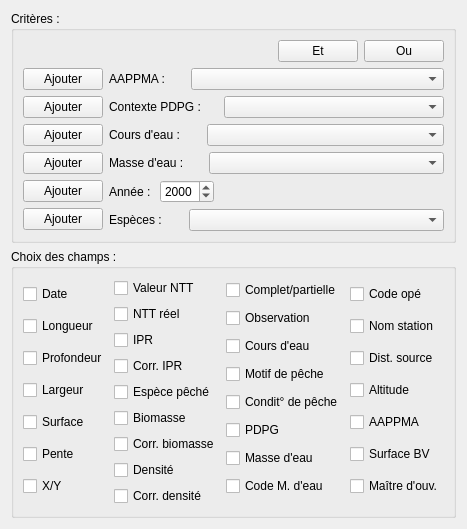
              <widget class="QWidget" name="scrollAreaWidgetContents_2">
               <property name="geometry">
                <rect>
                 <x>0</x>
                 <y>0</y>
                 <width>425</width>
                 <height>496</height>
                </rect>
               </property>
               <layout class="QVBoxLayout" name="verticalLayout_28">
                <item>
                 <widget class="QGroupBox" name="groupBox_5">
                  <property name="sizePolicy">
                   <sizepolicy hsizetype="Preferred" vsizetype="Expanding">
                    <horstretch>0</horstretch>
                    <verstretch>0</verstretch>
                   </sizepolicy>
                  </property>
                  <property name="title">
                   <string>Critères : </string>
                  </property>
                  <layout class="QVBoxLayout" name="verticalLayout_12">
                   <item>
                    <layout class="QHBoxLayout" name="horizontalLayout_14">
                     <item>
                      <spacer name="horizontalSpacer_10">
                       <property name="orientation">
                        <enum>Qt::Horizontal</enum>
                       </property>
                       <property name="sizeHint" stdset="0">
                        <size>
                         <width>40</width>
                         <height>20</height>
                        </size>
                       </property>
                      </spacer>
                     </item>
                     <item>
                      <widget class="QPushButton" name="btnPecheEt">
                       <property name="text">
                        <string>Et</string>
                       </property>
                      </widget>
                     </item>
                     <item>
                      <widget class="QPushButton" name="btnPecheOu">
                       <property name="text">
                        <string>Ou</string>
                       </property>
                      </widget>
                     </item>
                    </layout>
                   </item>
                   <item>
                    <layout class="QHBoxLayout" name="horizontalLayout_16">
                     <item>
                      <layout class="QVBoxLayout" name="verticalLayout_13">
                       <item>
                        <widget class="QPushButton" name="btnPecheAappma">
                         <property name="text">
                          <string>Ajouter</string>
                         </property>
                        </widget>
                       </item>
                       <item>
                        <widget class="QPushButton" name="btnPechePdpg">
                         <property name="text">
                          <string>Ajouter</string>
                         </property>
                        </widget>
                       </item>
                       <item>
                        <widget class="QPushButton" name="btnPecheCeau">
                         <property name="text">
                          <string>Ajouter</string>
                         </property>
                        </widget>
                       </item>
                       <item>
                        <widget class="QPushButton" name="btnPecheMeau">
                         <property name="text">
                          <string>Ajouter</string>
                         </property>
                        </widget>
                       </item>
                       <item>
                        <widget class="QPushButton" name="btnPecheAnnee">
                         <property name="text">
                          <string>Ajouter</string>
                         </property>
                        </widget>
                       </item>
                       <item>
                        <widget class="QPushButton" name="btnPecheEspece">
                         <property name="text">
                          <string>Ajouter</string>
                         </property>
                        </widget>
                       </item>
                      </layout>
                     </item>
                     <item>
                      <layout class="QVBoxLayout" name="verticalLayout_14">
                       <item>
                        <layout class="QHBoxLayout" name="horizontalLayout_21">
                         <item>
                          <widget class="QLabel" name="label_8">
                           <property name="text">
                            <string>AAPPMA : </string>
                           </property>
                          </widget>
                         </item>
                         <item>
                          <widget class="QComboBox" name="cmbPecheAappma">
                           <property name="sizePolicy">
                            <sizepolicy hsizetype="Expanding" vsizetype="Fixed">
                             <horstretch>0</horstretch>
                             <verstretch>0</verstretch>
                            </sizepolicy>
                           </property>
                           <property name="maximumSize">
                            <size>
                             <width>253</width>
                             <height>16777215</height>
                            </size>
                           </property>
                          </widget>
                         </item>
                        </layout>
                       </item>
                       <item>
                        <layout class="QHBoxLayout" name="horizontalLayout_18">
                         <item>
                          <widget class="QLabel" name="label_17">
                           <property name="text">
                            <string>Contexte PDPG : </string>
                           </property>
                          </widget>
                         </item>
                         <item>
                          <widget class="QComboBox" name="cmbPechePdpg">
                           <property name="sizePolicy">
                            <sizepolicy hsizetype="Expanding" vsizetype="Fixed">
                             <horstretch>0</horstretch>
                             <verstretch>0</verstretch>
                            </sizepolicy>
                           </property>
                           <property name="maximumSize">
                            <size>
                             <width>220</width>
                             <height>16777215</height>
                            </size>
                           </property>
                          </widget>
                         </item>
                        </layout>
                       </item>
                       <item>
                        <layout class="QHBoxLayout" name="horizontalLayout_23">
                         <item>
                          <widget class="QLabel" name="label_13">
                           <property name="text">
                            <string>Cours d'eau : </string>
                           </property>
                          </widget>
                         </item>
                         <item>
                          <widget class="QComboBox" name="cmbPecheCeau">
                           <property name="sizePolicy">
                            <sizepolicy hsizetype="Expanding" vsizetype="Fixed">
                             <horstretch>0</horstretch>
                             <verstretch>0</verstretch>
                            </sizepolicy>
                           </property>
                           <property name="maximumSize">
                            <size>
                             <width>237</width>
                             <height>16777215</height>
                            </size>
                           </property>
                          </widget>
                         </item>
                        </layout>
                       </item>
                       <item>
                        <layout class="QHBoxLayout" name="horizontalLayout_24">
                         <item>
                          <widget class="QLabel" name="label_14">
                           <property name="text">
                            <string>Masse d'eau : </string>
                           </property>
                          </widget>
                         </item>
                         <item>
                          <widget class="QComboBox" name="cmbPecheMeau">
                           <property name="sizePolicy">
                            <sizepolicy hsizetype="Expanding" vsizetype="Fixed">
                             <horstretch>0</horstretch>
                             <verstretch>0</verstretch>
                            </sizepolicy>
                           </property>
                           <property name="maximumSize">
                            <size>
                             <width>235</width>
                             <height>16777215</height>
                            </size>
                           </property>
                          </widget>
                         </item>
                        </layout>
                       </item>
                       <item>
                        <layout class="QHBoxLayout" name="horizontalLayout_25">
                         <item>
                          <widget class="QLabel" name="label_15">
                           <property name="text">
                            <string>Année : </string>
                           </property>
                          </widget>
                         </item>
                         <item>
                          <widget class="QDateEdit" name="datePecheAnnee">
                           <property name="displayFormat">
                            <string>yyyy</string>
                           </property>
                          </widget>
                         </item>
                         <item>
                          <spacer name="horizontalSpacer_20">
                           <property name="orientation">
                            <enum>Qt::Horizontal</enum>
                           </property>
                           <property name="sizeHint" stdset="0">
                            <size>
                             <width>40</width>
                             <height>20</height>
                            </size>
                           </property>
                          </spacer>
                         </item>
                        </layout>
                       </item>
                       <item>
                        <layout class="QHBoxLayout" name="horizontalLayout_26">
                         <item>
                          <widget class="QLabel" name="label_16">
                           <property name="text">
                            <string>Espèces : </string>
                           </property>
                          </widget>
                         </item>
                         <item>
                          <widget class="QComboBox" name="cmbPecheEspece">
                           <property name="sizePolicy">
                            <sizepolicy hsizetype="Expanding" vsizetype="Fixed">
                             <horstretch>0</horstretch>
                             <verstretch>0</verstretch>
                            </sizepolicy>
                           </property>
                           <property name="maximumSize">
                            <size>
                             <width>255</width>
                             <height>16777215</height>
                            </size>
                           </property>
                          </widget>
                         </item>
                        </layout>
                       </item>
                      </layout>
                     </item>
                    </layout>
                   </item>
                  </layout>
                 </widget>
                </item>
                <item>
                 <widget class="QGroupBox" name="groupBox_9">
                  <property name="title">
                   <string>Choix des champs :</string>
                  </property>
                  <layout class="QHBoxLayout" name="horizontalLayout_8">
                   <item>
                    <layout class="QVBoxLayout" name="verticalLayout_35">
                     <item>
                      <widget class="QCheckBox" name="chkDatePeche">
                       <property name="layoutDirection">
                        <enum>Qt::LeftToRight</enum>
                       </property>
                       <property name="text">
                        <string>Date</string>
                       </property>
                      </widget>
                     </item>
                     <item>
                      <widget class="QCheckBox" name="chkLongueurPeche">
                       <property name="layoutDirection">
                        <enum>Qt::LeftToRight</enum>
                       </property>
                       <property name="text">
                        <string>Longueur</string>
                       </property>
                      </widget>
                     </item>
                     <item>
                      <widget class="QCheckBox" name="chkProfondeur">
                       <property name="layoutDirection">
                        <enum>Qt::LeftToRight</enum>
                       </property>
                       <property name="text">
                        <string>Profondeur</string>
                       </property>
                      </widget>
                     </item>
                     <item>
                      <widget class="QCheckBox" name="chkLargeurPeche">
                       <property name="layoutDirection">
                        <enum>Qt::LeftToRight</enum>
                       </property>
                       <property name="text">
                        <string>Largeur</string>
                       </property>
                      </widget>
                     </item>
                     <item>
                      <widget class="QCheckBox" name="chkSurfacePeche">
                       <property name="layoutDirection">
                        <enum>Qt::LeftToRight</enum>
                       </property>
                       <property name="text">
                        <string>Surface</string>
                       </property>
                      </widget>
                     </item>
                     <item>
                      <widget class="QCheckBox" name="chkPente">
                       <property name="layoutDirection">
                        <enum>Qt::LeftToRight</enum>
                       </property>
                       <property name="text">
                        <string>Pente</string>
                       </property>
                      </widget>
                     </item>
                     <item>
                      <widget class="QCheckBox" name="chkXYPeche">
                       <property name="layoutDirection">
                        <enum>Qt::LeftToRight</enum>
                       </property>
                       <property name="text">
                        <string>X/Y</string>
                       </property>
                      </widget>
                     </item>
                    </layout>
                   </item>
                   <item>
                    <layout class="QVBoxLayout" name="verticalLayout_34">
                     <item>
                      <widget class="QCheckBox" name="chkNtt">
                       <property name="layoutDirection">
                        <enum>Qt::LeftToRight</enum>
                       </property>
                       <property name="text">
                        <string>Valeur NTT</string>
                       </property>
                      </widget>
                     </item>
                     <item>
                      <widget class="QCheckBox" name="chkNttReel">
                       <property name="layoutDirection">
                        <enum>Qt::LeftToRight</enum>
                       </property>
                       <property name="text">
                        <string>NTT réel</string>
                       </property>
                      </widget>
                     </item>
                     <item>
                      <widget class="QCheckBox" name="chkIpr">
                       <property name="layoutDirection">
                        <enum>Qt::LeftToRight</enum>
                       </property>
                       <property name="text">
                        <string>IPR</string>
                       </property>
                      </widget>
                     </item>
                     <item>
                      <widget class="QCheckBox" name="chkIprCorrespond">
                       <property name="text">
                        <string>Corr. IPR</string>
                       </property>
                      </widget>
                     </item>
                     <item>
                      <widget class="QCheckBox" name="chkEspece">
                       <property name="layoutDirection">
                        <enum>Qt::LeftToRight</enum>
                       </property>
                       <property name="text">
                        <string>Espèce pêché</string>
                       </property>
                      </widget>
                     </item>
                     <item>
                      <widget class="QCheckBox" name="chkBiomasse">
                       <property name="layoutDirection">
                        <enum>Qt::LeftToRight</enum>
                       </property>
                       <property name="text">
                        <string>Biomasse</string>
                       </property>
                      </widget>
                     </item>
                     <item>
                      <widget class="QCheckBox" name="chkBioCorrespond">
                       <property name="layoutDirection">
                        <enum>Qt::LeftToRight</enum>
                       </property>
                       <property name="text">
                        <string>Corr. biomasse</string>
                       </property>
                      </widget>
                     </item>
                     <item>
                      <widget class="QCheckBox" name="chkDensite">
                       <property name="layoutDirection">
                        <enum>Qt::LeftToRight</enum>
                       </property>
                       <property name="text">
                        <string>Densité</string>
                       </property>
                      </widget>
                     </item>
                     <item>
                      <widget class="QCheckBox" name="chkDenCorrespond">
                       <property name="layoutDirection">
                        <enum>Qt::LeftToRight</enum>
                       </property>
                       <property name="text">
                        <string>Corr. densité</string>
                       </property>
                      </widget>
                     </item>
                    </layout>
                   </item>
                   <item>
                    <layout class="QVBoxLayout" name="verticalLayout_25">
                     <item>
                      <widget class="QCheckBox" name="chkComplet">
                       <property name="layoutDirection">
                        <enum>Qt::LeftToRight</enum>
                       </property>
                       <property name="text">
                        <string>Complet/partielle</string>
                       </property>
                      </widget>
                     </item>
                     <item>
                      <widget class="QCheckBox" name="chkObservationPeche">
                       <property name="layoutDirection">
                        <enum>Qt::LeftToRight</enum>
                       </property>
                       <property name="text">
                        <string>Observation</string>
                       </property>
                      </widget>
                     </item>
                     <item>
                      <widget class="QCheckBox" name="chkCeauPeche">
                       <property name="layoutDirection">
                        <enum>Qt::LeftToRight</enum>
                       </property>
                       <property name="text">
                        <string>Cours d'eau</string>
                       </property>
                      </widget>
                     </item>
                     <item>
                      <widget class="QCheckBox" name="chkMotif">
                       <property name="layoutDirection">
                        <enum>Qt::LeftToRight</enum>
                       </property>
                       <property name="text">
                        <string>Motif de pêche</string>
                       </property>
                      </widget>
                     </item>
                     <item>
                      <widget class="QCheckBox" name="chkCondition">
                       <property name="layoutDirection">
                        <enum>Qt::LeftToRight</enum>
                       </property>
                       <property name="text">
                        <string>Condit° de pêche</string>
                       </property>
                      </widget>
                     </item>
                     <item>
                      <widget class="QCheckBox" name="chkPdpgPeche">
                       <property name="layoutDirection">
                        <enum>Qt::LeftToRight</enum>
                       </property>
                       <property name="text">
                        <string>PDPG</string>
                       </property>
                      </widget>
                     </item>
                     <item>
                      <widget class="QCheckBox" name="chkMeauPeche">
                       <property name="layoutDirection">
                        <enum>Qt::LeftToRight</enum>
                       </property>
                       <property name="text">
                        <string>Masse d'eau</string>
                       </property>
                      </widget>
                     </item>
                     <item>
                      <widget class="QCheckBox" name="chkMeauCodePeche">
                       <property name="layoutDirection">
                        <enum>Qt::LeftToRight</enum>
                       </property>
                       <property name="text">
                        <string>Code M. d'eau</string>
                       </property>
                      </widget>
                     </item>
                    </layout>
                   </item>
                   <item>
                    <layout class="QVBoxLayout" name="verticalLayout_36">
                     <item>
                      <widget class="QCheckBox" name="chkCodePeche">
                       <property name="layoutDirection">
                        <enum>Qt::LeftToRight</enum>
                       </property>
                       <property name="text">
                        <string>Code opé</string>
                       </property>
                      </widget>
                     </item>
                     <item>
                      <widget class="QCheckBox" name="chkStationPeche">
                       <property name="layoutDirection">
                        <enum>Qt::LeftToRight</enum>
                       </property>
                       <property name="text">
                        <string>Nom station</string>
                       </property>
                      </widget>
                     </item>
                     <item>
                      <widget class="QCheckBox" name="chkDistancePeche">
                       <property name="layoutDirection">
                        <enum>Qt::LeftToRight</enum>
                       </property>
                       <property name="text">
                        <string>Dist. source</string>
                       </property>
                      </widget>
                     </item>
                     <item>
                      <widget class="QCheckBox" name="chkAltitudePeche">
                       <property name="layoutDirection">
                        <enum>Qt::LeftToRight</enum>
                       </property>
                       <property name="text">
                        <string>Altitude</string>
                       </property>
                      </widget>
                     </item>
                     <item>
                      <widget class="QCheckBox" name="chkAappmaPeche">
                       <property name="layoutDirection">
                        <enum>Qt::LeftToRight</enum>
                       </property>
                       <property name="text">
                        <string>AAPPMA</string>
                       </property>
                      </widget>
                     </item>
                     <item>
                      <widget class="QCheckBox" name="chkSurfBVPeche">
                       <property name="layoutDirection">
                        <enum>Qt::LeftToRight</enum>
                       </property>
                       <property name="text">
                        <string>Surface BV</string>
                       </property>
                      </widget>
                     </item>
                     <item>
                      <widget class="QCheckBox" name="chkMoaPeche">
                       <property name="layoutDirection">
                        <enum>Qt::LeftToRight</enum>
                       </property>
                       <property name="text">
                        <string>Maître d'ouv.</string>
                       </property>
                      </widget>
                     </item>
                    </layout>
                   </item>
                  </layout>
                 </widget>
                </item>
               </layout>
              </widget>
